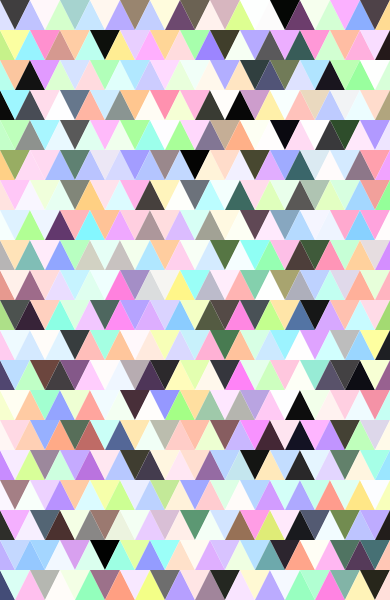
Frame 1 (no input)
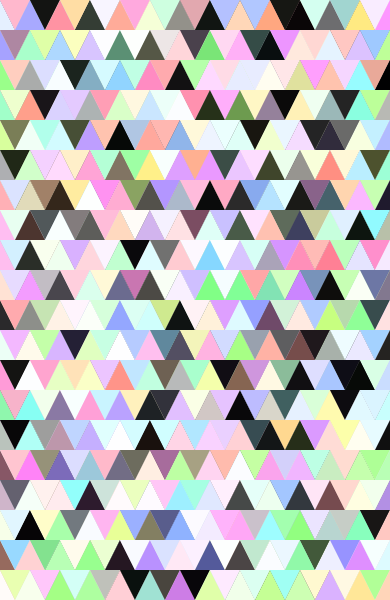
Frame 60 (the mouse pressed at the canvas centre just before this capture)
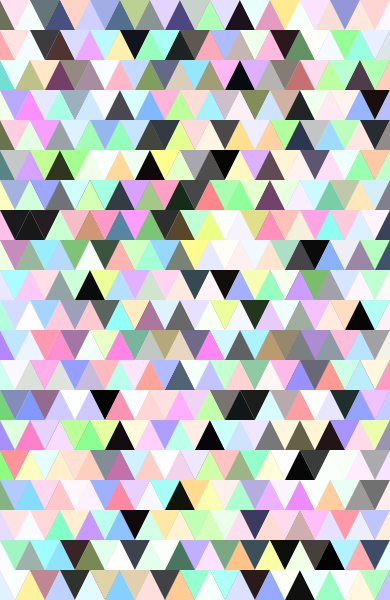
Frame 120 (the mouse held since frame 60 and released just before this capture)

The Processing sketch that drew these frames (run headless with seeded random() and noise(); from frame 60 on, the mouse is pressed at the canvas centre):

// Processing sketch: finalpattern_animation
// ── finalpattern_animation.pde

void setup (){
  size (390,600);
  colorMode(HSB, 360, 100, 100);
  background(0, 0, 100);
  noStroke();
  smooth();
  frameRate(10);
}


void draw(){
  for(int x = 0; x < 400; x +=15){
    for(int y = 0; y < 630; y +=30) {
    pushMatrix();
    translate(x, y);
    if(x % 2 == 1) {
      rotate(PI-.001);
    fill(random(360), random(44), random(300));
    } else {
      
    fill(random(360), random(50), random(300));
    }
    triangle(0, 0, -15, 30, 15, 30);
    popMatrix();
  }
 }
}
